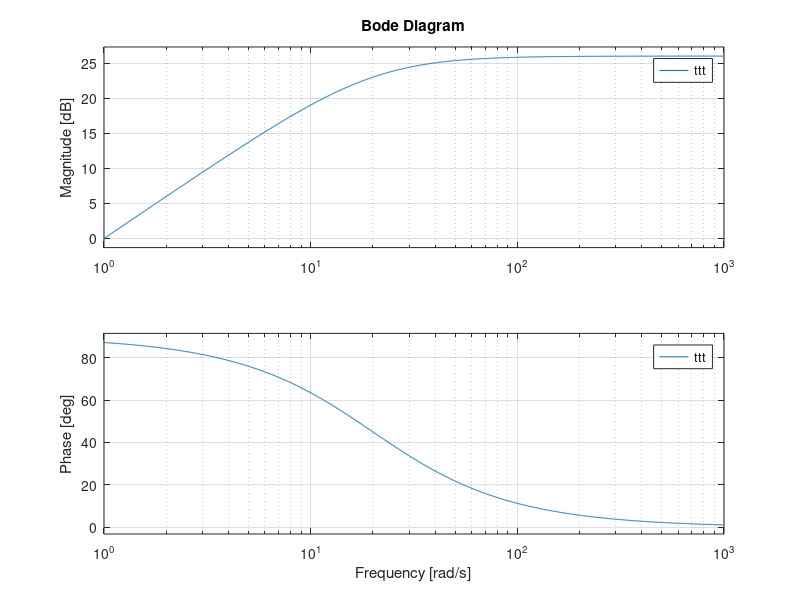

MATLAB code for this plot:
d=0.5;
f=10000;
vin=25;
vout=48;
d_vc=0.05*vout;
p=2000;
io=p/vout;
d_il=0.05*io;
L=(d*vin)/(f*d_il);
c=d*io/(d_vc*f);
r=0.01;

%% --- virtual's parameters
cv = 1;
Tf = 0.05;
gv = 0.1;

%% -----

ttt = tf([cv 0],[Tf 1]);
bode(ttt)